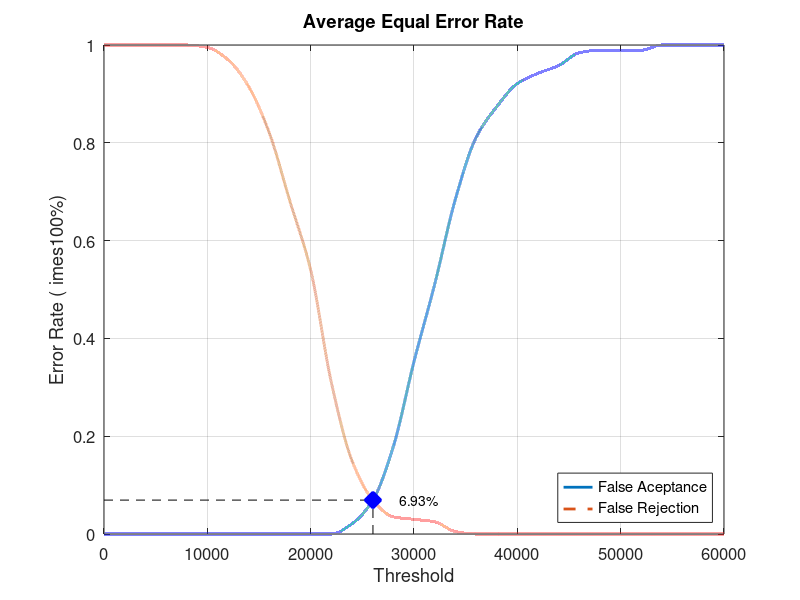
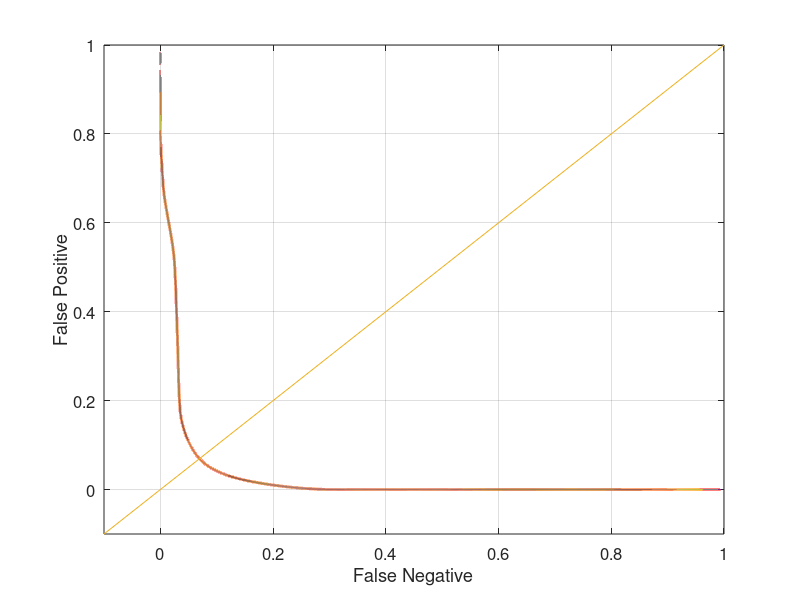

MATLAB code for these plots, in order:
close all;
clear;
clc;
x = 0:2000:60000;
xq = 0:0.5:60000;

y0 = [0 0 0 0 0 0 0 0 0 0 0 0 0.0210526 0.0684211 0.178947 0.352632 0.510526 0.684211 0.810526 0.873684 0.921053 0.942105 0.957895 0.984211 0.989474 0.989474 0.989474 1 1 1 1]
yy0 = interp1(x, y0, xq, 'pchip');
y1 = [1 1 1 1 1 0.995 0.97 0.915 0.82 0.68 0.54 0.31 0.15 0.07 0.035 0.03 0.025 0.005 0 0 0 0 0 0 0 0 0 0 0 0 0]
yy1 = interp1(x, y1, xq, 'pchip');

% Calculating EER: 
y2 = abs(y0 - y1);
find(y2 == min(y2))
yy2 = abs(yy0 - yy1);
xEER = find(yy2 == min(yy2));
xEERIndex = xq(xEER) % X-axis EER
yEER = yy0(xEER) % Y-axis EER

main = figure
plot(xq, yy0,'-','LineWidth', 2);	hold on
plot(xq, yy1,'--','LineWidth', 2);	hold on
plot([xEERIndex xEERIndex], [0 yEER], 'k--');	hold on
plot([0 xEERIndex], [yEER yEER], 'k--');	hold on
plot(xEERIndex, yEER, 'bx', 'LineWidth', 10);	hold on
text(xEERIndex + 10 * xEERIndex / 100, yEER, [num2str(round((10000 * yEER)) / 100) '%'])
legend('False Aceptance', 'False Rejection', 'Location', 'SouthEast')
xlabel('Threshold')
ylabel('Error Rate (	imes100%)')
title('Average Equal Error Rate')
set(gca, 'FontSize', 12)
axis([0 60000 0 1])
grid on

print(main, 'Database4_2Main', '-dpng');
FNRxFPR = figure('Color', [1 1 1]);
plot(yy1, yy0, '-', yy1, yy0, 'LineWidth', 2);
hold on
y = -0.1:0.1:1
plot(y, y); 
set(gca, 'FontSize', 12)
xlabel('False Negative')
ylabel('False Positive')
axis([-0.1 1 -0.1 1])
set(gca, 'FontSize', 12)
grid on

print(FNRxFPR, 'Database4_2FNRxFPR','-dpng');
